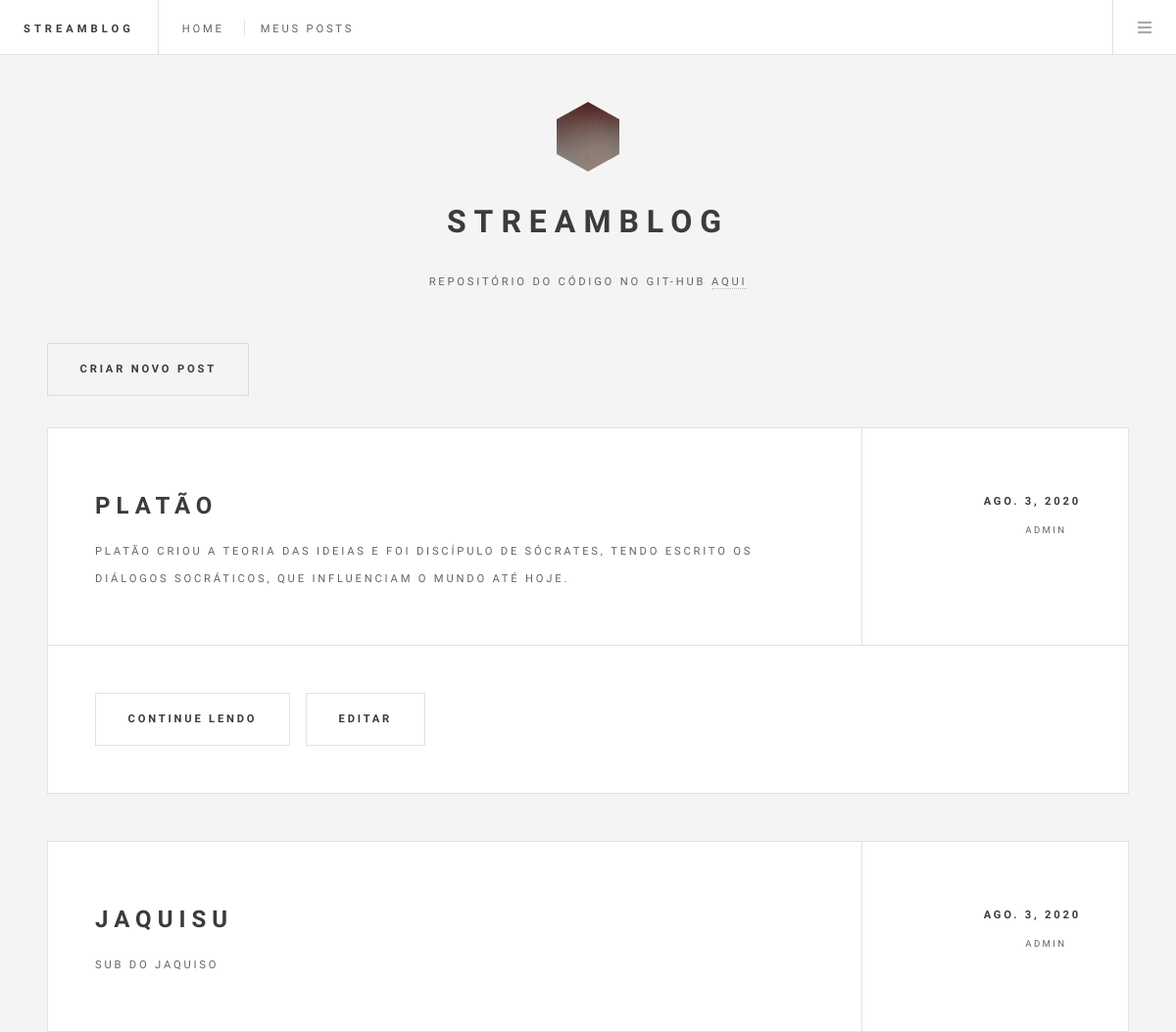
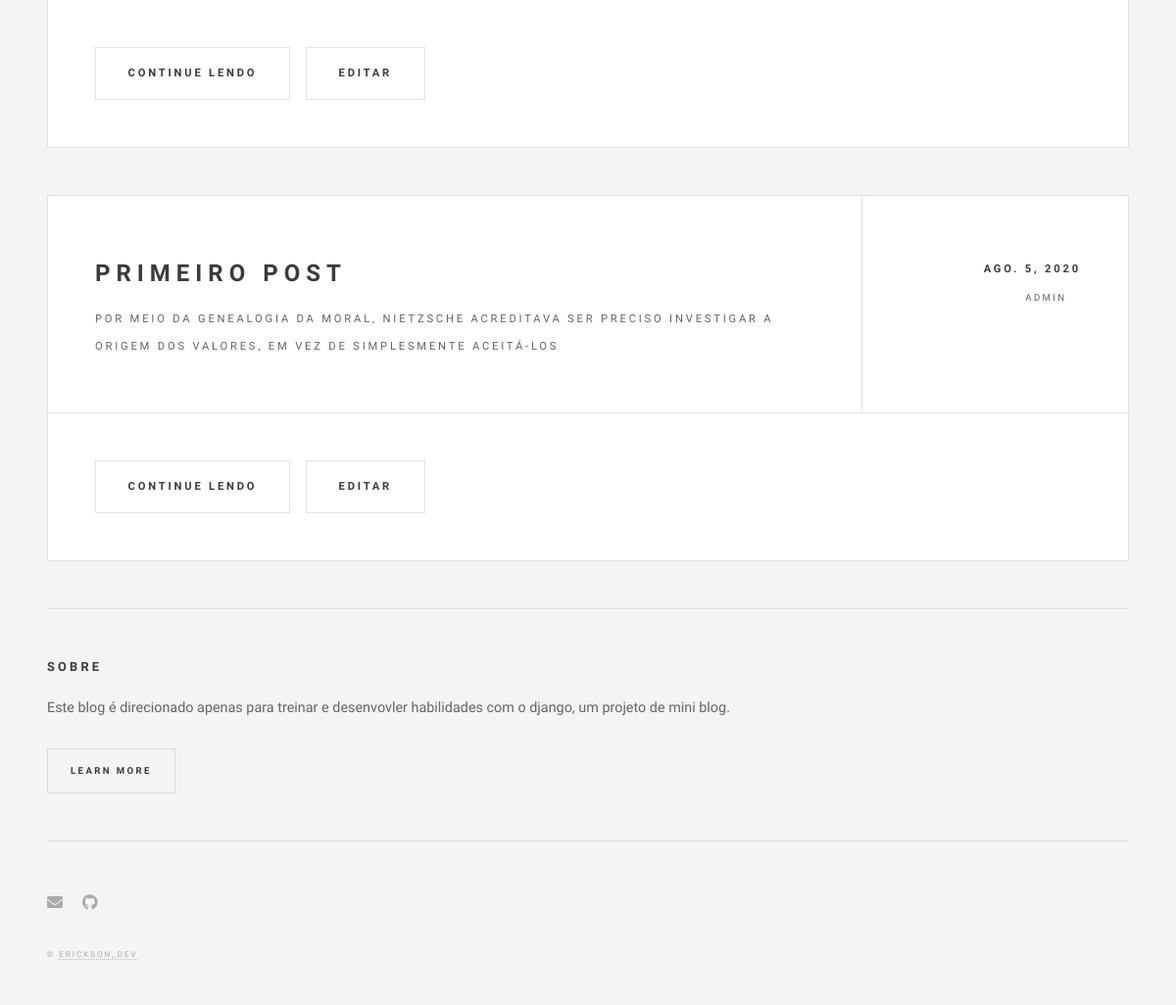
Page /mypost/ (signed in) on the earlier database version (2 pictures, top to bottom).
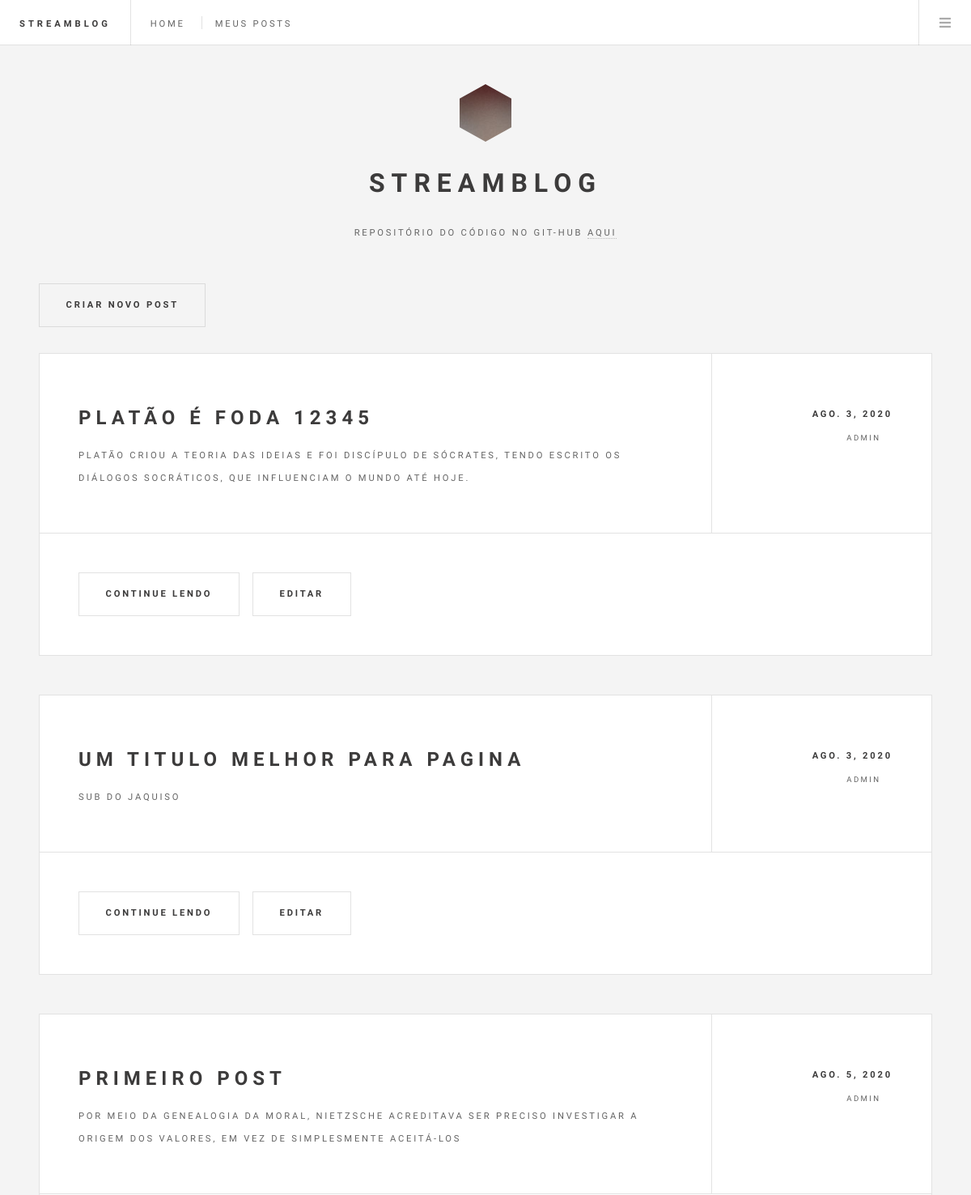
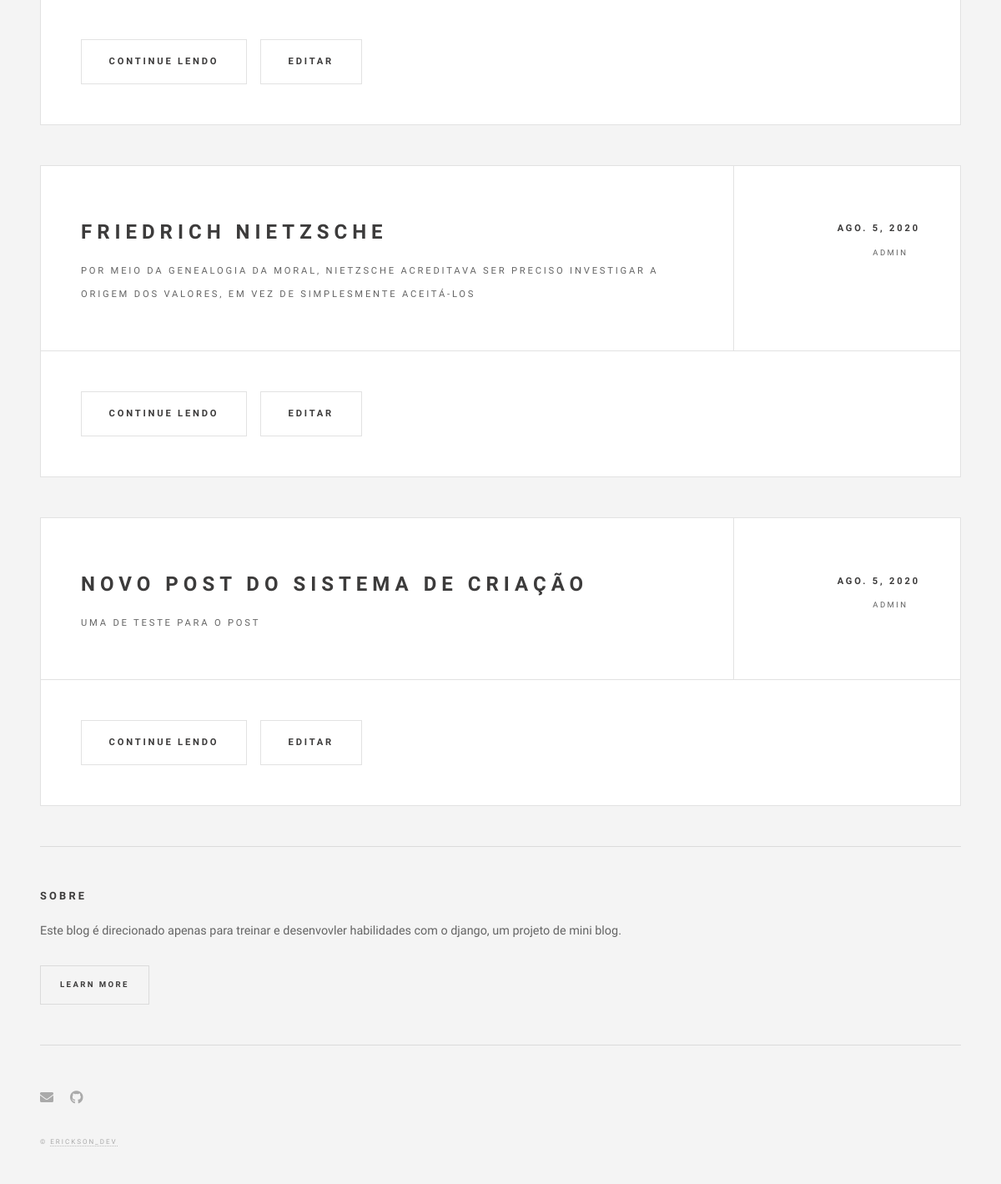
Same page on the later database version (2 pictures, top to bottom).
### website/models.py (models this page shows, shortened)
class Post(models.Model):
    title = models.CharField(max_length=60)
    sub_title = models.CharField(max_length=255)
    content = models.TextField()
    user = models.ForeignKey(User, on_delete=models.PROTECT)
    date_post = models.DateField(auto_now_add=True)

### website/views.py (the view)
# urls.py: path('mypost/', my_posts, name='mypost'),
@login_required(login_url='/login/')
def my_posts(request):
    posts = Post.objects.filter(user=request.user.id)
    return render(request, 'blog/mypost.html', {'posts': posts})

### templates/blog/mypost.html (shortened to what this page needs)
{% extends 'layout.html' %}
{% block content %}
<div id="main">
	<ul class="actions">
		<li><a href="{% url 'create_post' %}" class="button large">Criar novo post</a></li>
	</ul>
	{% for post in posts %}
		<article class="post">
			<header>
				<div class="title">
					<h2><a href="{% url 'single' post.id %}">{{ post.title }}</a></h2>
					<p>{{ post.sub_title }}</p>
				</div>
				<div class="meta">
					<time class="published" datetime="2015-11-01">{{ post.date_post }}</time>
					<a href="#" class="author">{{ post.user }}</a>
				</div>
			</header>
			<footer>
				<ul class="actions">
					<li><a href="{% url 'single' post.id %}" class="button large">Continue lendo</a></li>
					<li><a href="{% url 'edit_post' post.id %}" class="button large">Editar</a></li>
				</ul>
			</footer>
		</article>
	{% endfor %}
</div>
{% endblock %}

Differences in the rows shown:
changed Post: title "PLATÃO" → "PLATÃO É FODA 12345"
changed Post "SUB DO JAQUISO": title "JAQUISU" → "UM TITULO MELHOR PARA PAGINA"
added Post: title "FRIEDRICH NIETZSCHE", sub_title "POR MEIO DA GENEALOGIA DA MORAL, NIETZSCHE ACREDITAVA SER PRECISO INVESTIGAR A ORIGEM DOS VALORES, EM VEZ DE SIMPLESMENTE ACEITÁ-LOS", date_post "AGO. 5, 2020", user "ADMIN"
added Post: title "NOVO POST DO SISTEMA DE CRIAÇÃO", sub_title "UMA DE TESTE PARA O POST", date_post "AGO. 5, 2020", user "ADMIN"
